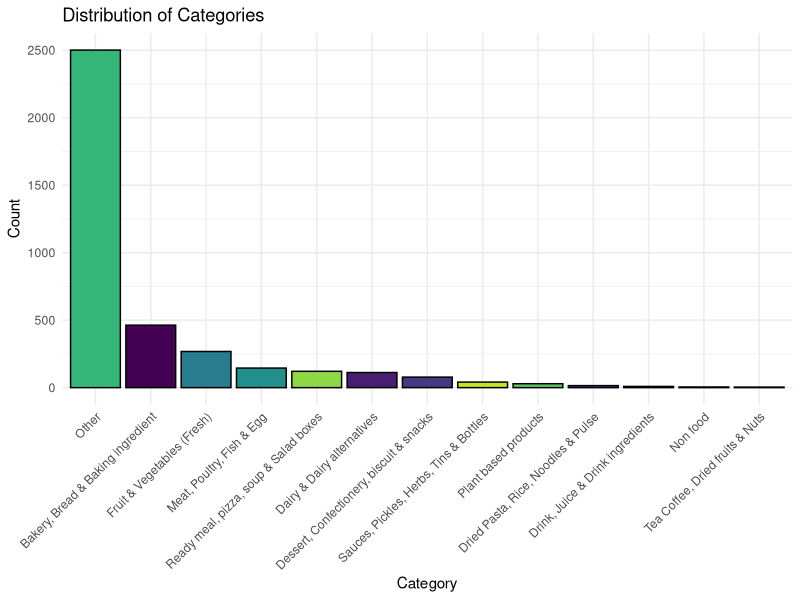
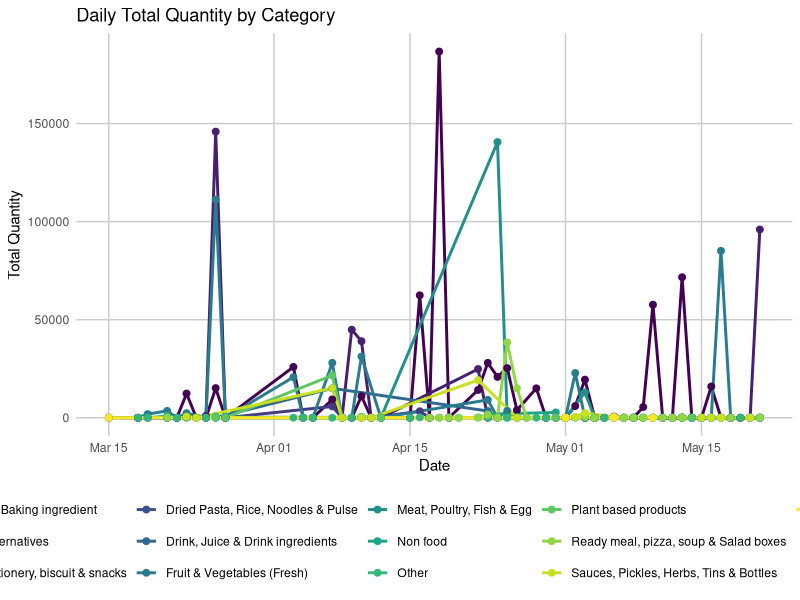
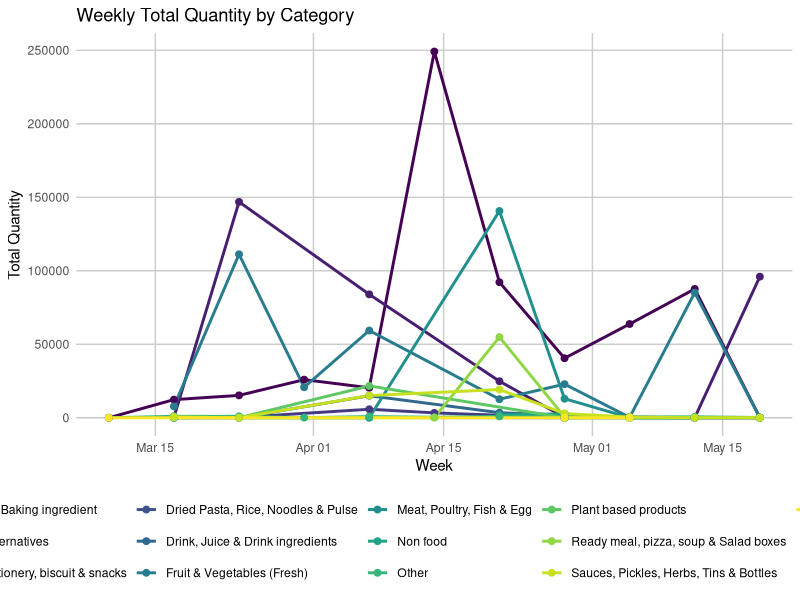
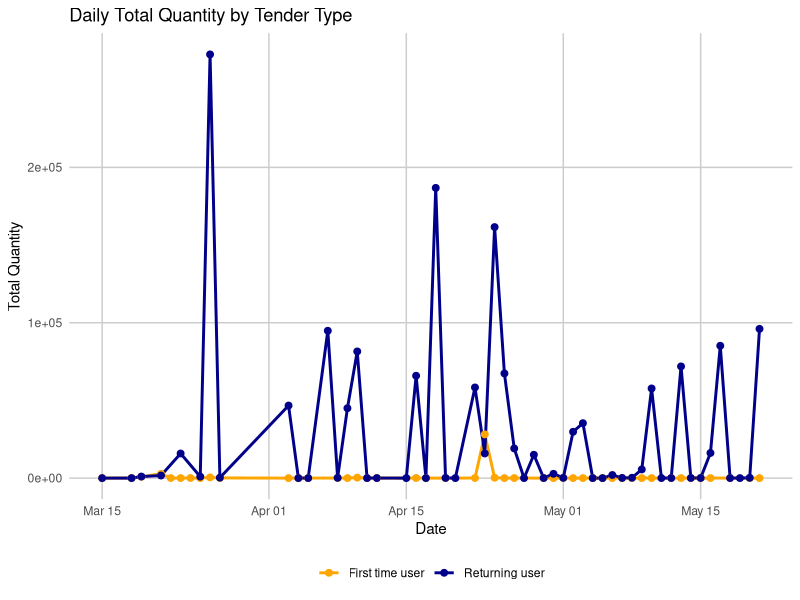

Recreate these plots in R, in order.
## ---- chunk 1
library(tidyverse)
library(lubridate)
library(viridis)

# Load the cleaned data
cleaned_data <- read.csv("data/cleaned_data.csv")

# Add a column to identify whether the food is taken or donated
cleaned_data <- cleaned_data %>%
  mutate(FoodType = ifelse(grepl("\\(Take\\)", Product), "Take", "Donate"))

# Function to update "Other" categories based on ProductID
update_category <- function(data) {
  lookup_table <- data %>%
    filter(Category != "Other") %>%
    select(ProductId, Category) %>%
    distinct()
  
  updated_data <- data %>%
    left_join(lookup_table, by = "ProductId", suffix = c("", "_new")) %>%
    mutate(Category = ifelse(Category == "Other" & !is.na(Category_new), Category_new, Category)) %>%
    select(-Category_new)
  
  return(updated_data)
}

cleaned_data <- update_category(cleaned_data)

# Convert Quantity to numeric and Date.Time to Date type
cleaned_data$Quantity <- as.numeric(gsub("[^0-9.]", "", cleaned_data$Quantity))
cleaned_data$Date.Time <- as.POSIXct(cleaned_data$Date.Time, format = "%d/%m/%Y %H:%M:%S")

# Calculate the total quantity in grams and kilograms
total_quantity_grams <- sum(cleaned_data$Quantity, na.rm = TRUE)
total_quantity_kilograms <- total_quantity_grams / 1000

# Calculate the average daily quantity
unique_days <- length(unique(as.Date(cleaned_data$Date.Time)))
average_daily_quantity <- total_quantity_kilograms / unique_days
## ---- chunk 2
#| component: valuebox
#| title: "Total Quantity (KG)"
#| color: primary
total_quantity_kilograms
## ---- chunk 3
#| component: valuebox
#| title: "Average Daily Quantity (KG)"
#| color: secondary
average_daily_quantity
## ---- chunk 4
#| component: select
#| id: food_type
#| label: "Select Food Type"
#| choices: ["All", "Take", "Donate"]
#| default: "All"
food_type <- "All"
## ---- chunk 5
#| title: Distribution count of each category
filtered_data <- cleaned_data
if (food_type != "All") {
  filtered_data <- cleaned_data %>% filter(FoodType == food_type)
}

# Example analysis: count of each category
category_counts <- filtered_data %>%
  group_by(Category) %>%
  summarise(count = n())

# Create bar plot for category distribution
ggplot(category_counts, aes(x = reorder(Category, -count), y = count)) +
  geom_bar(stat = "identity", fill = viridis::viridis(length(unique(category_counts$Category))), color = "black") +
  theme_minimal() +
  labs(title = "Distribution of Categories", x = "Category", y = "Count") +
  theme(axis.text.x = element_text(angle = 45, hjust = 1))
## ---- chunk 6
#| title: Total quantity per day for each category
daily_totals <- filtered_data %>%
  group_by(Date = as.Date(Date.Time), Category) %>%
  summarise(Total_Quantity = sum(Quantity, na.rm = TRUE), .groups = 'drop')

# Create line plot for daily totals
ggplot(daily_totals, aes(x = Date, y = Total_Quantity, color = Category, group = Category)) +
  geom_line(size = 1) +
  geom_point(size = 2) +
  theme_minimal() +
  labs(title = "Daily Total Quantity by Category", x = "Date", y = "Total Quantity") +
  theme(
    legend.position = "bottom",
    legend.title = element_blank(),
    panel.grid.major = element_line(color = "grey80"),
    panel.grid.minor = element_blank()
  ) +
  scale_color_viridis_d()
## ---- chunk 7
#| title: Total quantity per week for each category
# Aggregate data to get total quantity per week for each category
weekly_totals <- filtered_data %>%
  group_by(Week = floor_date(Date.Time, "week"), Category) %>%
  summarise(Total_Quantity = sum(Quantity, na.rm = TRUE), .groups = 'drop')

# Create line plot for weekly totals
ggplot(weekly_totals, aes(x = Week, y = Total_Quantity, color = Category, group = Category)) +
  geom_line(size = 1) +
  geom_point(size = 2) +
  theme_minimal() +
  labs(title = "Weekly Total Quantity by Category", x = "Week", y = "Total Quantity") +
  theme(
    legend.position = "bottom",
    legend.title = element_blank(),
    panel.grid.major = element_line(color = "grey80"),
    panel.grid.minor = element_blank()
  ) +
  scale_color_viridis_d()
## ---- chunk 8
#| title: Total quantity by Tender over time
# Aggregate data to get total quantity by Tender (Returning user vs First time user) over time
tender_daily_totals <- filtered_data %>%
  group_by(Date = as.Date(Date.Time), Tender) %>%
  summarise(Total_Quantity = sum(Quantity, na.rm = TRUE), .groups = 'drop')

# Create line plot for tender daily totals
ggplot(tender_daily_totals, aes(x = Date, y = Total_Quantity, color = Tender, group = Tender)) +
  geom_line(size = 1) +
  geom_point(size = 2) +
  theme_minimal() +
  labs(title = "Daily Total Quantity by Tender Type", x = "Date", y = "Total Quantity") +
  theme(
    legend.position = "bottom",
    legend.title = element_blank(),
    panel.grid.major = element_line(color = "grey80"),
    panel.grid.minor = element_blank()
  ) +
  scale_color_manual(values = c("Returning user" = "darkblue", "First time user" = "orange"))
